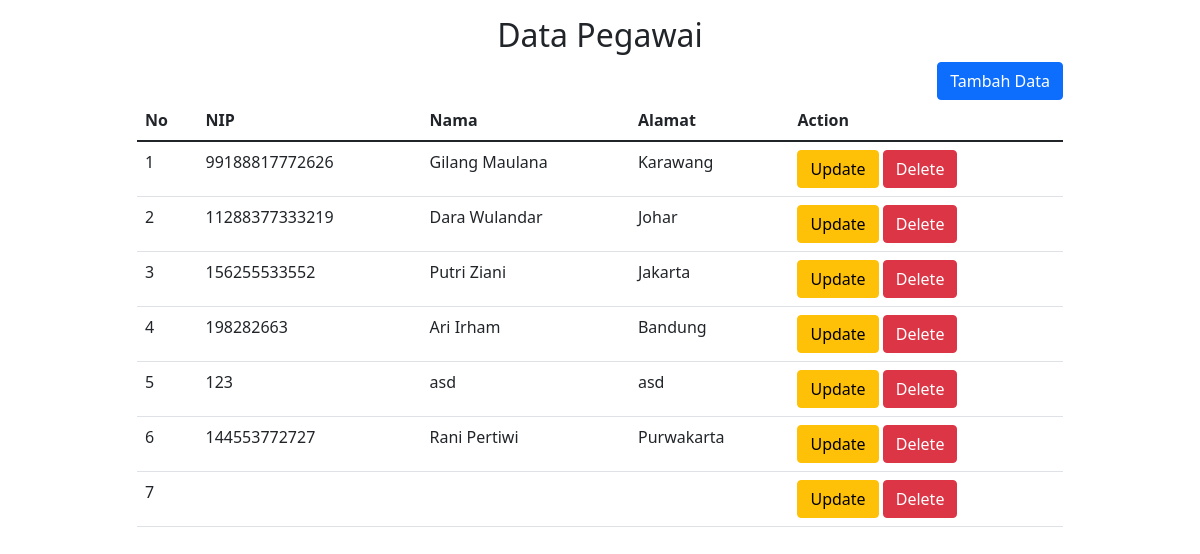
/pegawai/pegawai.php, run on the app's committed database.
### tables this page shows
CREATE TABLE `pegawai` (
  `id` int(11) NOT NULL,
  `nip` varchar(50) NOT NULL,
  `nama` varchar(50) NOT NULL,
  `alamat` varchar(50) NOT NULL
);

### pegawai/pegawai.php (the view, shortened to what this page needs)
<!DOCTYPE html>
<html lang="en">
<head>
</head>
<body>
    <!DOCTYPE html>
    <html lang="en">
    <head>
        <link rel="stylesheet" href="../assets/style.css" />
        <link href="https://cdn.jsdelivr.net/npm/bootstrap@5.1.3/dist/css/bootstrap.min.css" rel="stylesheet"
 />
    </head>
    <body>
    <?php
    include "../database/koneksi.php";
    $koneksi = mysqli_query($conn, "SELECT * FROM pegawai");
    $data = [];
    while($row = mysqli_fetch_assoc($koneksi)){
        $data[] = $row;
    }
    ?>
        <section class="content">
            <div class="container mt-3">
                <div class="text-center">
                    <h2>Data Pegawai</h2>
                </div>
                <div class="row justify-content-center">
                    <div class="col-10">
                        <div class="text-end">
                            <a href="add_pegawai.php" class="btn btn-primary">
                                Tambah Data
                            </a>
                        </div>
                    </div>
                   <div class="col-10">
                        <div class="table-responsive">
                        <table class="table">
                            <thead>
                                <tr>
                                    <th scope="col">No</th>
                                    <th scope="col">NIP</th>
                                    <th scope="col">Nama</th>
                                    <th scope="col">Alamat</th>
                                    <th scope="col">Action</th>
                                </tr>
                            </thead>
                            <tbody>
                                <?php $no = 1; foreach ($data as $d) : ?>
                                <tr>
                                    <td><?= $no++ ?></td>
                                    <td><?= $d['nip']; ?></td>
                                    <td><?= $d['nama']; ?></td>
                                    <td><?= $d['alamat']; ?></td>
                                    <td>
                                        <a href="edit_mahasiswa.php?id=<?=$d['id']?>"
                                            class="btn btn-warning">Update</a>
                                        <a href="proses.php?id=<?= $d['id']?>"
                                            onclick="return confirm('yakin ingin dihapus?')"
                                            class="btn btn-danger">Delete</a>
                                    </td>
                                </tr>
                                <?php endforeach; ?>
                            </tbody>
                        </table>
                    </div>
                   </div>
                </div>
            </div>
        </section>
    </body>
    </html>
</body>
</html>

### assets/style.css (style rules this page uses)
body { font-family: var(--primary-font); font-size: 100%; font-weight: 400; }

### data on the page
pegawai: nip "99188817772626", nama "Gilang Maulana", alamat "Karawang"
pegawai: nip "11288377333219", nama "Dara Wulandar", alamat "Johar"
pegawai: nip "156255533552", nama "Putri Ziani", alamat "Jakarta"
pegawai: nip "198282663", nama "Ari Irham", alamat "Bandung"
pegawai: nip "123", nama "asd", alamat "asd"
pegawai: nip "144553772727", nama "Rani Pertiwi", alamat "Purwakarta"
